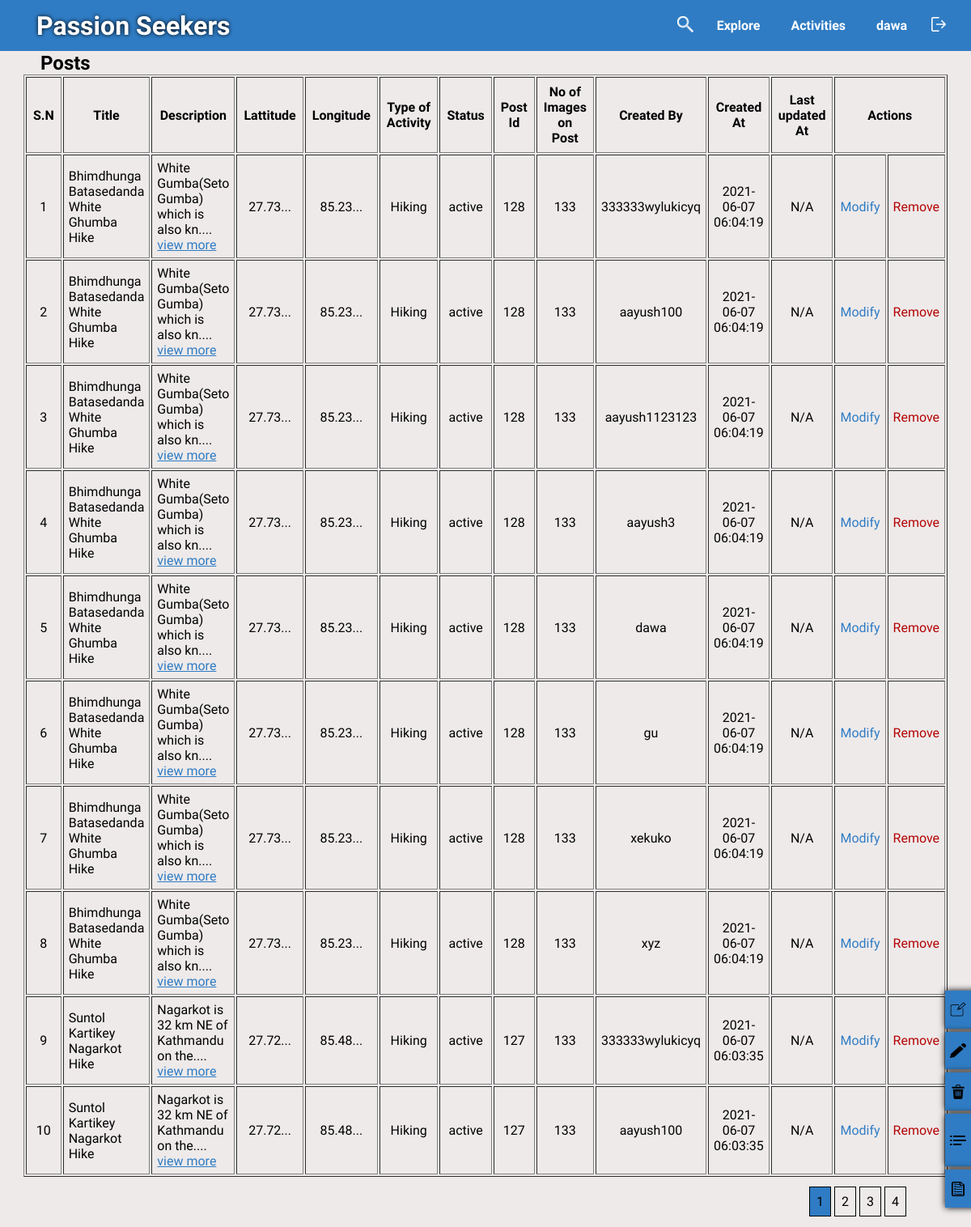
Screenshot of /allPosts.php (signed in) with the database file from the repository.
### tables this page shows
CREATE TABLE `tbl_location` (
  `id` int NOT NULL,
  `title` varchar(50) NOT NULL,
  `description` text NOT NULL,
  `type_of_activity` varchar(50) NOT NULL,
  `admin_id` int NOT NULL,
  `lattitude` decimal(22,20) NOT NULL,
  `longitude` decimal(22,20) NOT NULL,
  `status` tinyint(1) NOT NULL DEFAULT '1',
  `created_at` timestamp NOT NULL DEFAULT CURRENT_TIMESTAMP,
  `updated_at` timestamp NULL DEFAULT NULL
);

### __connection.php (called while the page is built, shortened)
<?php
function mysqlisAdmin($id, $username)
{
  $query = "SELECT * FROM tbl_admins WHERE username='$username' AND status=1 AND id=$id";
  return $query;
}
function mysqlLocationAndImagesInfo($pageNo, $pageOffset)
{
  $pageNo = $pageNo * $pageOffset;
  $query =
    "SELECT
    id,
    title,
    `description`,
    lattitude,
    longitude,
    `status`,
    image_count,
    type_of_activity,
  	created_by,
    created_by_id,
    created_at,
    updated_at
FROM
    `tbl_location` AS l,
    (
    SELECT
        COUNT(location_id) AS image_count,
        location_id
    FROM
        `tbl_images`
) AS i,
(
    SELECT username AS created_by,id AS created_by_id FROM `tbl_admins`
) AS a
ORDER BY
	`created_at` DESC
LIMIT $pageNo,$pageOffset";
  return $query;
}
function mysqlLocationPostCount()
{
  $query = "SELECT COUNT(id) as `total` FROM `tbl_location`";
  return $query;
}

### allPosts.php (the view, shortened to what this page needs)
<?php
require_once './__connection.php';
?>
<!DOCTYPE html>
<html lang="en">
<head>
   <link rel="stylesheet" href="./style/style.css">
   <link rel="stylesheet" href="./style/header-navigationBar.css">
   <link rel="stylesheet" href="./style/all-posts.css">
   <link rel="stylesheet" href="./style/admin-jobs.css">
</head>
<body>
   <?php
   $checkAdminQuery = mysqlisAdmin($_SESSION['id'], $_SESSION['username']);
   $checkAdminResult = $connection->query($checkAdminQuery);
   if ($checkAdminResult->num_rows == 1) {
      $pageNumber = 1;
      $pageOfset = 10;
      $result = $connection->query(mysqlLocationAndImagesInfo($pageNumber - 1, $pageOfset));
      $postList = [];
      while ($row = $result->fetch_assoc()) {
         array_push($postList, $row);
      }
   } else {
      $err['user'] = 'Not a valid User';
   }
   $totalPost = ($connection->query(mysqlLocationPostCount()))->fetch_assoc();
   $pageCount = ceil($totalPost['total'] / $pageOfset);
   ?>
   <header>
      <?php require_once './__navigationBar.php' ?>
   </header>
   <?php if ($checkAdminResult->num_rows == 1) { ?>
      <section class="all__posts">
         <h2 class="all__posts__title">Posts</h2>
         <div class="all__posts__body">
            <table border="1" class="all__posts__contents">
               <thead class="all__posts__contents__head">
                  <th>S.N</th>
                  <th>Title</th>
                  <th>Description</th>
                  <th>Lattitude</th>
                  <th>Longitude</th>
                  <th>Type of Activity</th>
                  <th>Status</th>
                  <th>Post Id</th>
                  <th>No of Images on Post</th>
                  <th>Created By</th>
                  <th>Created At</th>
                  <th>Last updated At</th>
                  <th colspan="2">Actions</th>
               </thead>
               <tbody>
                  <?php foreach ($postList as $index => $post) { ?>
                     <tr class="all__posts__contents__content">
                        <td><?php echo $pageOfset * $pageNumber - $pageOfset + $index + 1 ?></td>
                        <td class="all__posts__contents__content__left"><?php echo $post['title'] ?></td>
                        <td class="all__posts__contents__content__left"><?php echo substr($post['description'], 0, 40) . ".... <a href='./individualPage.php?id=" . $post['id'] . "' class='all__posts__contents__content__more' >view more</a>" ?></td>
                        <td><?php echo substr($post['lattitude'], 0, 5) . "..." ?></td>
                        <td><?php echo substr($post['longitude'], 0, 5) . "..." ?></td>
                        <td><?php echo $post['type_of_activity'] ?></td>
                        <td><?php echo $post['status'] == 1 ? 'active' : 'hidden' ?></td>
                        <td><?php echo $post['id'] ?></td>
                        <td><?php echo $post['image_count'] ?></td>
                        <td><?php echo $post['created_by'] ?></td>
                        <td><?php echo $post['created_at'] ?></td>
                        <td><?php echo $post['updated_at'] ? $post['updated_at'] : 'N/A' ?></td>
                        <td><a href="<?php echo "./editPost.php?id=" . $post['id'] ?>" class="all__posts__contents__content__edit">Modify</a></td>
                        <td><a href="<?php echo "./removePost.php?redirect=true&id=" . $post['id'] ?>" class="all__posts__contents__content__remove">Remove</a></td>
                     </tr>
                  <?php } ?>
               </tbody>
            </table>
         </div>
      </section>
      <div class="page__numbers">
         <?php for ($i = 1; $i <= $pageCount; $i++) {
            if ($pageNumber == $i) { ?>
               <p class="page__number page__number--active"><a><?php echo $i ?></a></p>
            <?php } else { ?>
               <p class="page__number page__number"><a href="<?php echo './allPosts.php?pageno=' . $i ?>"><?php echo $i ?></a></p>
            <?php } ?>
         <?php } ?>
      </div>
   <?php } ?>
   <?php require_once './__adminJobs.php' ?>
</body>
</html>

### style/style.css (style rules this page uses)
* { box-sizing: border-box; padding: 0; margin: 0; }
:root { --blue: #2f7cc4; --dark-blue:#14436e; --background-color:rgb(238, 234, 234); }
body { font-family: 'Roboto Condensed',sans-serif; font-size: 1rem; background-color:var(--background-color) ; }
a { color: black; cursor: pointer; text-decoration: none; }
h2 { margin-left: 50px; }
p { line-height: 1.4; }

### style/header-navigationBar.css (style rules this page uses)
header { max-width: 100vw; }

### style/all-posts.css (style rules this page uses)
.all__posts { margin-top: 64px; }
.all__posts__contents { width: 90%; margin: 0 auto; }
.all__posts__contents__head th { padding: 8px; }
.all__posts__contents__content td { padding: 6px; text-align: center; }
.all__posts__contents__content__left { text-align: left !important; }
.all__posts__contents__content__edit, .all__posts__contents__content__more { color: var(--blue); }
.all__posts__contents__content__more { text-decoration: underline; }
.all__posts__contents__content__remove { color: rgb(180, 4, 4); }
.page__numbers { padding: 20px; text-align: right; width: 95%; }
.page__number { display: inline; }
.page__number a { border: 1px solid black; padding: .5rem ; }
.page__number--active a { background-color: var(--blue); cursor: default; }

### rows the page displays
tbl_location: index "1", title "Bhimdhunga Batasedanda White Ghumba Hike", description "White Gumba(Seto Gumba) which is also kn", lattitude "27.73", longitude "85.23", type_of_activity "Hiking", status "active", id "128", image_count "133", created_by "333333wylukicyq", created_at "2021-06-07 06:04:19", shows "N/A", index "2", created_by "aayush100", index "3", created_by "aayush1123123", index "4", created_by "aayush3", index "5", created_by "dawa", index "6", created_by "gu", index "7", created_by "xekuko", index "8", created_by "xyz"
tbl_location: index "9", title "Suntol Kartikey Nagarkot Hike", description "Nagarkot is 32 km NE of Kathmandu on the", lattitude "27.72", longitude "85.48", type_of_activity "Hiking", status "active", id "127", image_count "133", created_by "333333wylukicyq", created_at "2021-06-07 06:03:35", shows "N/A", index "10", created_by "aayush100"

### other values shown
$_SESSION['username'] "dawa"
